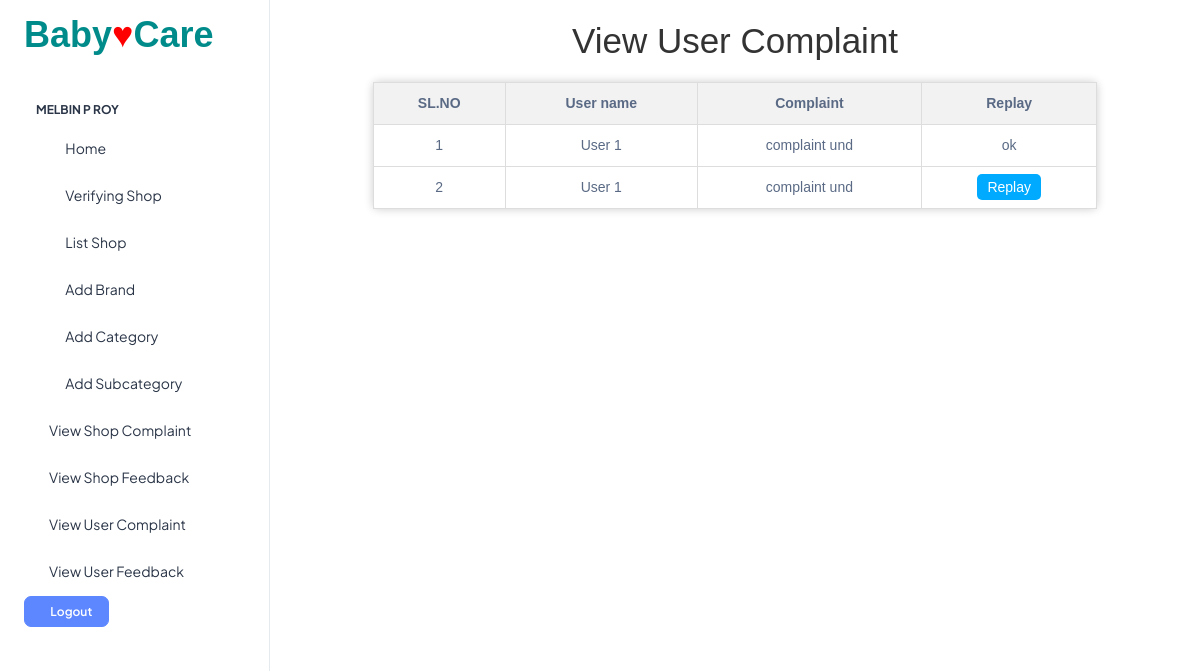
/Admin/ViewUserComplaint.php (signed in), run on the app's committed database.
### tables this page shows
CREATE TABLE `tbl_usercomplainttoadmin` (
  `usercomplainttoadmin_id` int(11) NOT NULL,
  `usercomplainttoadmin_complaint` text NOT NULL,
  `usercomplainttoadmin_replay` text NOT NULL,
  `usercomplainttoadmin_date` date NOT NULL,
  `user_id` int(11) NOT NULL
);

CREATE TABLE `tbl_newuser` (
  `user_id` int(11) NOT NULL,
  `user_name` varchar(50) NOT NULL,
  `user_contact` varchar(12) NOT NULL,
  `user_dob` date NOT NULL,
  `user_gender` varchar(8) NOT NULL,
  `user_address` varchar(100) NOT NULL,
  `place_id` int(11) NOT NULL,
  `user_email` varchar(50) NOT NULL,
  `user_password` varchar(20) NOT NULL,
  `user_photo` varchar(100) NOT NULL DEFAULT '0',
  `user_doj` date DEFAULT NULL
);

### web/Admin/ViewUserComplaint.php (the view, shortened to what this page needs)
<?php
include('../Assets/Connection/Connection.php');
include("Header.php");
$sel = 'select * from tbl_usercomplainttoadmin uc inner join tbl_newuser u on uc.user_id=u.user_id';
$row = $con->query($sel);
$i = 0;
?>
<!DOCTYPE html>
<html>
<head>
</head>
<body>
    <div class="container" >
<h1>View User Complaint</h1>
<table border="1" align="center">
    <tr>
        <th>SL.NO</th>
        <th>User name</th>
        <th>Complaint</th>
        <th align="center">Replay</th>
    </tr>
    <?php
    while ($val = $row->fetch_assoc()) {
        $i++;
    ?>
        <tr>
            <td><?php echo $i; ?></td>
            <td><?php echo $val['user_name']; ?></td>
            <td><?php echo $val['usercomplainttoadmin_complaint']; ?></td>
            <td align="center">
                <?php
                $c = $val['usercomplainttoadmin_replay'];
                if ($c == NULL) {
                    ?>
                    <a class="replay-button" href="Replaytouser.php?uid=<?php echo $val['usercomplainttoadmin_id']; ?>">Replay</a>
                    <?php
                } else {
                    echo $val['usercomplainttoadmin_replay'];
                }
                ?>
            </td>
        </tr>
    <?php
    }
    ?>
</table>
    </div>
</body>
<?php
 include("Footer.php");
?>
</html>

### web/Admin/ViewUserComplaint.php (style rules this page uses)
.container { font-family: Arial, sans-serif; text-align: center; }
h1 { color: #333; margin-top: 20px; }
table { border-collapse: collapse; width: 80%; margin: 20px auto; background-color: #fff; padding: 20px; border-radius: 5px; box-shadow: 0 0 10px rgba(0, 0, 0, 0.2); }
table td, table th { padding: 10px; border: 1px solid #ddd; }
table th { background-color: #f2f2f2; }
.replay-button { text-decoration: none; background-color: #00aaff; color: #fff; padding: 5px 10px; border-radius: 5px; transition: background-color 0.3s; }

### data on the page
tbl_usercomplainttoadmin: user.user_name "User 1", usercomplainttoadmin_complaint "complaint und", usercomplainttoadmin_replay "ok"
tbl_usercomplainttoadmin: user.user_name "User 1", usercomplainttoadmin_complaint "complaint und"

### other printed values
$_SESSION['admin_name'] "MELBIN P ROY"
